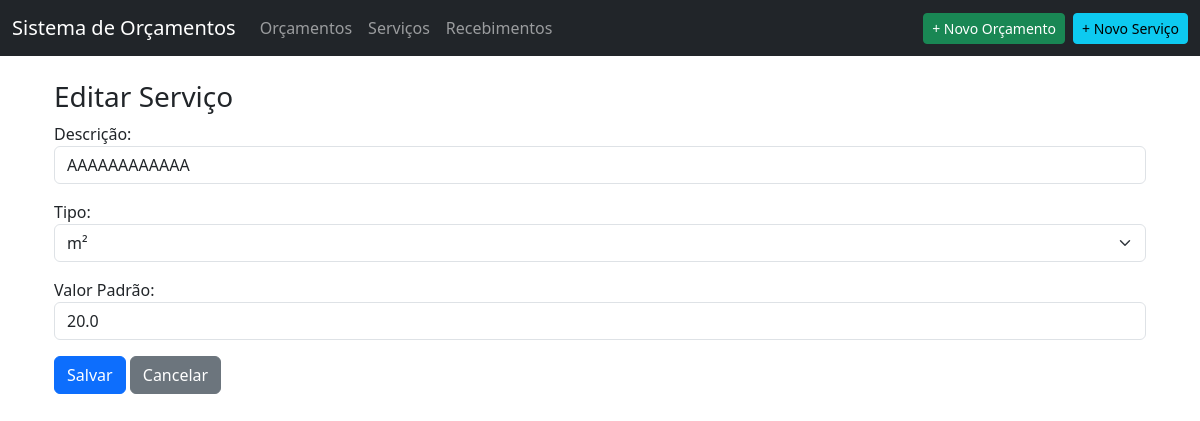
/servicos-padrao/1/editar, run on the app's committed database.
### app.py (models this page shows)
class ServicoPadrao(db.Model):
    id = db.Column(db.Integer, primary_key=True)
    descricao = db.Column(db.String(200), nullable=False)
    tipo = db.Column(db.String(10))  # 'm2' ou 'fixo'
    valor_padrao = db.Column(db.Float)

### app.py (the view, shortened to what this page needs)
@app.route('/servicos-padrao/<int:id>/editar', methods=['GET', 'POST'])
def editar_servico_padrao(id):
    servico = ServicoPadrao.query.get_or_404(id)
    return render_template('servicos/editar.html', servico=servico)

### templates/servicos/editar.html (shortened to what this page needs)
{% extends "base.html" %}
{% block content %}
<div class="container">
    <h3>Editar Serviço</h3>
    <form method="POST">
        <div class="mb-3">
            <label>Descrição:</label>
            <input type="text" name="descricao" class="form-control" value="{{ servico.descricao }}" required>
        </div>
        <div class="mb-3">
            <label>Tipo:</label>
            <select name="tipo" class="form-select">
                <option value="m2" {% if servico.tipo == 'm2' %}selected{% endif %}>m²</option>
            </select>
        </div>
        {% if servico.valor_padrao is defined %}
        <div class="mb-3">
            <label>Valor Padrão:</label>
            <input type="number" name="valor_padrao" class="form-control" step="0.01" value="{{ servico.valor_padrao }}" required>
        </div>
        {% endif %}
        <button type="submit" class="btn btn-primary">Salvar</button>
        {% if servico.orcamento_id is defined and servico.orcamento_id %}
            <a href="{{ url_for('editar_orcamento', id=servico.orcamento_id) }}" class="btn btn-secondary">Cancelar</a>
        {% else %}
            <a href="{{ url_for('lista_servicos_padrao') }}" class="btn btn-secondary">Cancelar</a>
        {% endif %}
    </form>
</div>
{% endblock %}

### data on the page
ServicoPadrao: descricao "AAAAAAAAAAAA", tipo "m²", valor_padrao "20.0"
